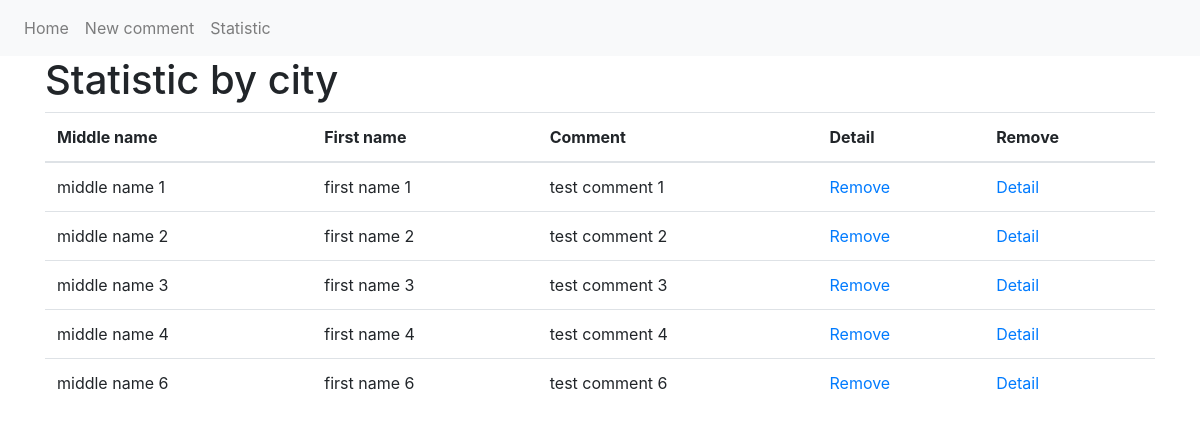
The app's page /statistic/city/2 with its own data.
### tables this page shows
CREATE TABLE `comment` (
  `id` bigint(20) UNSIGNED NOT NULL,
  `first_name` varchar(20) NOT NULL,
  `last_name` varchar(20) NOT NULL,
  `middle_name` varchar(20) NOT NULL,
  `region_id` int(11) NOT NULL,
  `city_id` int(11) NOT NULL,
  `phone` varchar(10) NOT NULL,
  `email` varchar(30) NOT NULL,
  `comment` text NOT NULL
);

### config/routes.php (called while the page is built)
<?php
return array(
  '^login$' => 'user/login',
  '^register$' => 'user/register',
  '^logout$' => 'user/logout',
  '^upload$' => 'load/upload',
  '^download/([a-zA-Z0-9.]+)' => 'load/download/$1',
  '^delete/([a-zA-Z0-9.]+)' => 'load/delete_file/$1',
  '^list$' => 'list/index',
  '^comment/new$' => 'comment/new',
  '^comment/add$' => 'comment/add',
  '^comment/remove/([a-zA-Z0-9.]+)$' => 'comment/remove_by_id/$1',
  '^comment/detail/([a-zA-Z0-9.]+)$' => 'comment/detail_by_id/$1',
  '^statistic$' => 'statistic/index',
  '^statistic/region/([a-zA-Z0-9.]+)$' => 'statistic/comment_by_region_id/$1',
  '^statistic/city/([a-zA-Z0-9.]+)$' => 'statistic/comment_by_city_id/$1',
  '^geo/region$' => 'geo/regions',
  '^geo/region/([a-zA-Z0-9.]+)$' => 'geo/cities_by_region_id/$1',
  '^$' => 'index/index'
);

### controllers/Statistic_controller.php (called while the page is built, shortened)
<?php
require_once dir . '/models/Statistic_model.php';
class Statistic_controller {
  function action_comment_by_city_id($id) {
    $comments = Statistic_model::get_comments_by_city_id($id[0]);
    include_once dir . '/views/pages/statistic/statistic-city.php';
    return 1;
  }
}

### index.php (called while the page is built, shortened)
<?php
require_once(dir . '/components/router.php');
$router = new Router();
$router->run();

### models/Base_model.php (called while the page is built)
<?php
class Base_model {
  private static $db;
  static function get_connection() {
    if (empty(self::$db)) {
      self::$db = Db::connect();
      return self::$db;
    } else {
      return self::$db;
    }
  }
  static function sql_inner($sql_string) {
    $db = self::get_connection();
    $result = $db->prepare($sql_string);
    return $result;
  }
}

### models/Statistic_model.php (called while the page is built, shortened)
<?php
require_once dir . '/models/Base_model.php';
class Statistic_model extends Base_model {
  static function get_comments_by_city_id($id) {
    $sql = 'SELECT * FROM city
            LEFT JOIN comment ON (city.id = comment.city_id)
            WHERE city.id = :id';
    $result = self::sql_inner($sql);
    $result->bindValue(':id', intval($id), PDO::PARAM_INT);
    $result->execute();
    return $result->fetchAll(PDO::FETCH_ASSOC);
  }
}

### views/pages/statistic/statistic-city.php (the view)
<?php
include_once dir . '/views/layouts/header.php';
?>
  <div class="container">
    <h1>Statistic by city</h1>
    <table class="table">
      <thead>
      <tr>
        <th>Middle name</th>
        <th>First name</th>
        <th>Comment</th>
        <th>Detail</th>
        <th>Remove</th>
      </tr>
      </thead>
      <tbody>
      <?php foreach ($comments as $comment): ?>
        <tr>
          <td><?php echo $comment['middle_name'] ?></td>
          <td><?php echo $comment['first_name'] ?></td>
          <td><?php echo $comment['comment'] ?></td>
          <td><a href="<?php echo "/comment/remove/" . $comment['id'] ?>">Remove</a></td>
          <td><a href="<?php echo "/comment/detail/" . $comment['id'] ?>">Detail</a></td>
        </tr>
      <?php endforeach; ?>
      </tbody>
    </table>
  </div>
<?php
include_once dir . '/views/layouts/footer.php';

### components/router.php (shortened to what this page needs)
<?php
class Router {
  private $routes;
  public function __construct() {
    $path_routes = dir . '/config/routes.php';
    $this->routes = include($path_routes);
  }
  public function run() {
    if (!empty($_SERVER['REQUEST_URI'])) {
      $uri = trim($_SERVER['REQUEST_URI'], '/');
    }
    $this->i = 0;
    foreach ($this->routes as $uriPattern => $path) {
      $this->i++;
      if (preg_match("~$uriPattern~", $uri, $match)) {
        $param_rout = preg_replace("~$uriPattern~", $path, $uri);
        $segments = explode('/', $param_rout);
        $controller_name = ucfirst(array_shift($segments) . '_controller');
        $action_name = 'action_' . array_shift($segments);
        $param = $segments;
        $controller_obj = new $controller_name;
        $result = $controller_obj->$action_name($param);
        if ($result != NULL) {
          break;
        }
      } elseif (count($this->routes) == $this->i) {
        header('Location: /');
      }
    }
  }
}

### records on screen
comment: middle_name "middle name 1", first_name "first name 1", comment "test comment 1"
comment: middle_name "middle name 2", first_name "first name 2", comment "test comment 2"
comment: middle_name "middle name 3", first_name "first name 3", comment "test comment 3"
comment: middle_name "middle name 4", first_name "first name 4", comment "test comment 4"
comment: middle_name "middle name 6", first_name "first name 6", comment "test comment 6"
